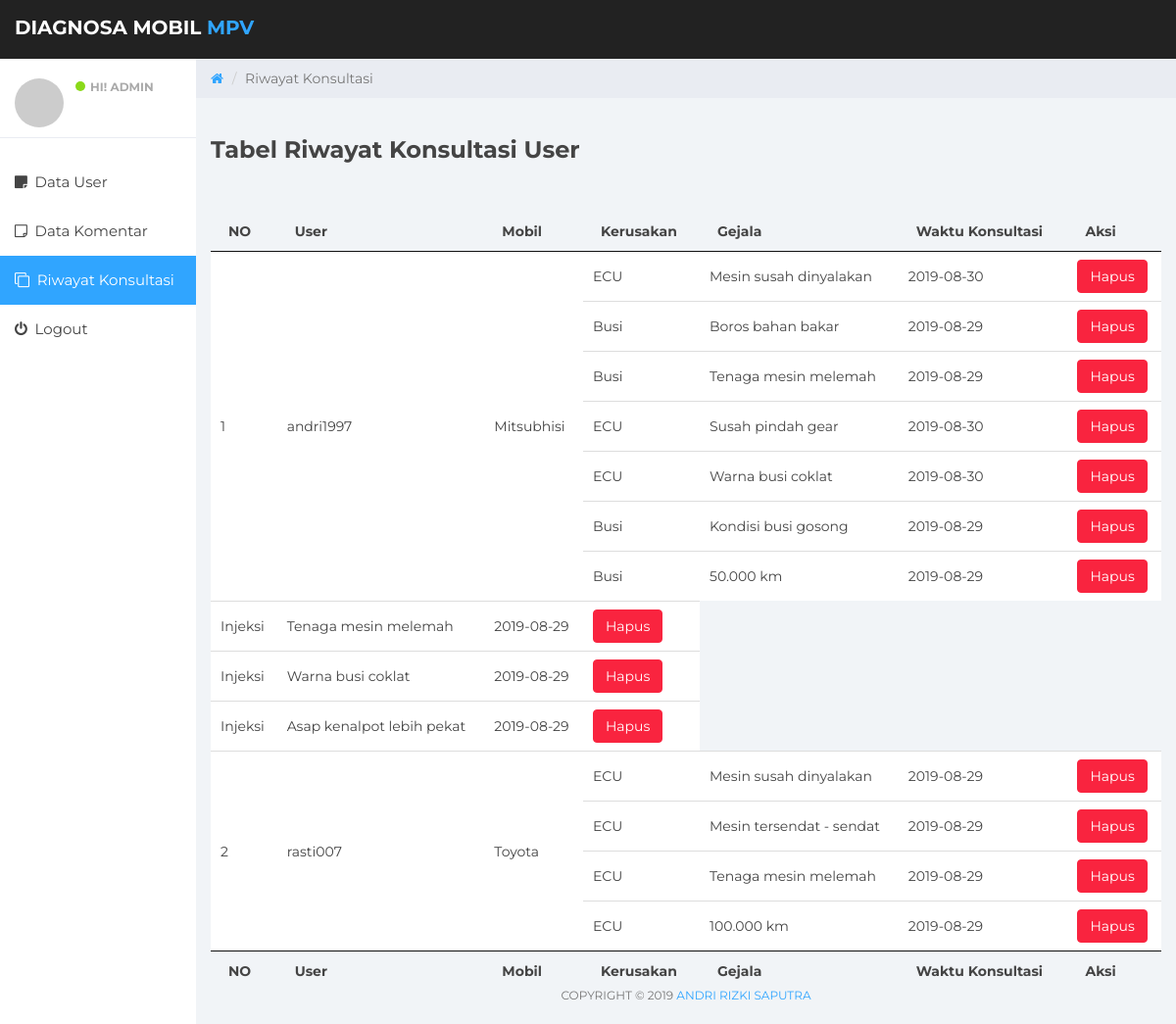
Screenshot of /admin/riwayat_kerusakan_pengguna.php with the database file from the repository.
### tables this page shows
CREATE TABLE `kerusakan` (
  `no` int(5) NOT NULL,
  `kode_k` varchar(10) NOT NULL,
  `kerusakan` text NOT NULL
);

CREATE TABLE `user` (
  `no` int(5) NOT NULL,
  `username` varchar(20) NOT NULL,
  `nama` varchar(30) NOT NULL,
  `merk` varchar(10) NOT NULL,
  `status` varchar(2) NOT NULL,
  `password` text NOT NULL
);

CREATE TABLE `gejala` (
  `no` int(5) NOT NULL,
  `kode_g` varchar(10) NOT NULL,
  `gejala` text NOT NULL
);

CREATE TABLE `riwayat_konsultasi` (
  `no` int(10) NOT NULL,
  `username` varchar(10) NOT NULL,
  `kode_g` varchar(10) NOT NULL,
  `kode_k` varchar(10) NOT NULL,
  `waktu_riwayat` date NOT NULL
);

### proses/koneksi.php (called while the page is built, shortened)
<?php
class Database
{
	var $host = "localhost";
	var $uname = "root";
	var $pass = "";
	var $db = "db_kerusakan";
	function __construct()
	{
		$this->db = mysqli_connect($this->host, $this->uname, $this->pass, $this->db);
	}
	public function tampil_riwayat()
	{
		$query = mysqli_query($this->db, "SELECT * FROM kerusakan b, riwayat_konsultasi c, user d, gejala e WHERE b.kode_k = c.kode_k AND e.kode_g = c.kode_g AND d.username = c.username ORDER BY c.username ASC");
		$data = array();
		while ($x = mysqli_fetch_array($query)) {
			$data[] = $x;
		}
		return $data;
	}
}
  ?>

### admin/riwayat_kerusakan_pengguna.php (the view, shortened to what this page needs)
<?php
if (empty($_SESSION['username']) || $_SESSION['status'] == '2' AND $_SESSION['status'] == '3'){
    echo "<script>alert('Login terlebih dahulu.'); window.location = '../login.php'</script>";
}else
require '../proses/koneksi.php';
$db = new Database();
$riwayat = $db->tampil_riwayat();
$tampil_user = $db->tampil_user();
foreach ($tampil_user as $key => $value) {
  foreach ($riwayat as $key => $value1) {
    if ($value['username'] == $value1['username']) {
      $username[] = $value1['username'];
      break;
    }
  }
}
$no = 0;
$cek = 0;
foreach ($tampil_user as $key => $value) {
  foreach ($riwayat as $key => $value1) {
    if ($value['username'] == $value1['username']) {
      $cek = $cek + 1;
    }
  }
  $total1[$no] = $cek;
  $cek = 0;
  $no++;
}
$no = 0;
for ($i=0; $i < count($total1); $i++) {
    if ($total1[$i] != 0) {
        $total[$no] = $total1[$i];
        $no++;
    }
}
 ?>
<!DOCTYPE html>
<html>
<head>
  <link href="../tampilan/css/bootstrap.min.css" rel="stylesheet">
  <link href="../tampilan/css/font-awesome.min.css" rel="stylesheet">
  <link href="../tampilan/css/datepicker3.css" rel="stylesheet">
  <link href="../tampilan/css/styles.css" rel="stylesheet">
  <link href="../tampilan/tables/jquery.dataTables.min.css" rel="stylesheet">
</head>
<body>
<nav class="navbar navbar-custom navbar-fixed-top" role="navigation">
    <div class="container-fluid">
      <div class="navbar-header">
        <a class="navbar-brand" href="#"><b>Diagnosa Mobil <span>MPV</span></a></b>
      </div>
    </div>
  </nav>
  <div id="sidebar-collapse" class="col-sm-3 col-lg-2 sidebar">
    <div class="profile-sidebar">
      <div class="profile-userpic">
        <img src="http://placehold.it/50/30a5ff/fff" class="img-responsive" alt="">
      </div>
      <div class="profile-usertitle">
        <div class="profile-usertitle-status"><span class="indicator label-success"></span><b>HI! Admin</b></div>
      </div>
    </div>
    <ul class="nav menu">
      <li><a href="data_user.php"><em class="fa fa-sticky-note">&nbsp;</em> Data User</a></li>
      <li><a href="data_komentar.php"><em class="fa fa-sticky-note-o">&nbsp;</em> Data Komentar</a></li>
      <li class="active"><a href="riwayat_kerusakan_pengguna.php"><em class="fa fa-clone">&nbsp;</em> Riwayat Konsultasi</a></li>
      <li><a href="../proses/proses.php?&logout"><em class="fa fa-power-off">&nbsp;</em> Logout</a></li>
    </ul>
  </div>
  <div class="col-sm-9 col-sm-offset-3 col-lg-10 col-lg-offset-2 main">
    <div class="row">
      <ol class="breadcrumb">
        <li><a href="http://localhost/sistem_pakar/pakar/data.php">
          <em class="fa fa-home"></em>
        </a></li>
        <li class="active">Riwayat Konsultasi</li>
      </ol>
    </div>
    <div>
        <br>
        <h3><b>Tabel Riwayat Konsultasi User</b></h3>
        <br><br>
        <table id="gejala" class="display nowrap" style="width:100%">
        <thead>
          <tr>
            <th>NO</th>
            <th>User</th>
            <th>Mobil</th>
            <th>Kerusakan</th>
            <th>Gejala</th>
            <th>Waktu Konsultasi</th>
            <th>Aksi</th>
          </tr>
        </thead>
        <tbody>
          <?php $i = 0; $no = 0; $no1 = 0;
          foreach ($riwayat as $key => $value) {?>
            <tr>
              <?php if ($value['username'] == @$username[$no]) {
              $i++;?>
              <td rowspan="<?php echo $total[$no] ?>"><?php echo $no+1; ?></td>
              <td rowspan="<?php echo $total[$no] ?>"><?php echo $username[$no]; ?></td>
              <td rowspan="<?php echo $total[$no] ?>"><?php echo $value['merk']; ?></td>
              <?php $no++;}?>
              <td><?php echo $value['kerusakan']; ?></td>
              <td><?php echo $value['gejala']; ?></td>
              <td><?php echo $value['waktu_riwayat']; ?></td>
              <td><a class="btn btn-danger" href="../proses/proses.php?no=<?php echo $value['no'] ?>&hapus_riwayat_konsultasi">Hapus</a></td>
            </tr>
          <?php $i++;} ?>
        </tbody>
        <tfoot>
          <tr>
            <th>NO</th>
            <th>User</th>
            <th>Mobil</th>
            <th>Kerusakan</th>
            <th>Gejala</th>
            <th>Waktu Konsultasi</th>
            <th>Aksi</th>
          </tr>
        </tfoot>
        </table>
    </div>
    <div class="col-sm-12">
        <p class="back-link">Copyright © 2019 <a href="http://localhost/sistem_pakar/pakar/data_kerusakan.php">Andri Rizki Saputra</a></p>
    </div>
  </div>
</body>
</html>

### tampilan/css/styles.css (style rules this page uses)
body { background: #f1f4f7; padding-top: 60px; font-size: 14px; color: #444444; font-family: "Montserrat", "Helvetica Neue", Helvetica, Arial, sans-serif; }
p { color: #777; }
a, a:hover, a:focus { color: #30a5ff; }
h1, h2, h3, h4, h5, h6 { color: #444444; }
h3, h4 { font-weight: 300; }
.navbar-custom { background: #222; height: 60px; }
.navbar-header .navbar-brand { color: #fff; font-size: 20px; text-transform: uppercase; font-weight: 500; height: 60px; padding-top: 18px; }
.navbar-header .navbar-brand span { color: #30a5ff; }
.btn-danger, .btn-danger:hover, .btn-danger:focus, .btn-danger:active, .btn-danger.active, .open > .dropdown-toggle.btn-danger, .btn-danger.disabled, .btn-danger[disabled], fieldset[disabled] .btn-danger, .btn-danger.disabled:hover, .btn-danger[disabled]:hover, fieldset[disabled] .btn-danger:hover, .btn-danger.disabled:focus, .btn-danger[disabled]:focus, fieldset[disabled] .btn-danger:focus, .btn-danger.disabled:active, .btn-danger[disabled]:active, fieldset[disabled] .btn-danger:active, .btn-danger.disabled.active, .btn-danger[disabled].active, fieldset[disabled] .btn-danger.active { background-color: #f9243f; border-color: #f9243f; }
.label-success { background-color: #8ad919; }
.navbar { border: 0; }
.sidebar { display: block; padding: 0; display: none; box-shadow: none; background: #fff; }
.sidebar ul { margin: 20px 0px; }
@media (min-width: 768px) { .sidebar { display: block; position: fixed; top: 60px; bottom: 0; left: 0; z-index: 1000; display: block; margin: 0; padding: 0; overflow-x: hidden; overflow-y: auto; } }
@media (min-width: 768px) { .navbar-header { width: 100%; } }
.sidebar ul.nav .active a, .sidebar ul.nav li.parent a.active, .sidebar ul.nav .active > a:hover, .sidebar ul.nav li.parent a.active:hover, .sidebar ul.nav .active > a:focus, .sidebar ul.nav li.parent a.active:focus { color: #fff; background-color: #30a5ff; }
.sidebar ul.nav li a { height: 50px; font-size: 15px; line-height: 2em; color: #444444; }
.profile-sidebar { padding: 10px 0; border-bottom: 1px solid #e9ecf2; }
.indicator { width: 10px; height: 10px; display: inline-block; border-radius: 9999px; margin-right: 5px; }
.profile-userpic img { float: left; margin: 10px 0px 0px 15px; width: 50px; height: 50px; border-radius: 9999px !important; }
.profile-usertitle { float: left; text-align: left; margin: 10px 0 0 12px; }
.profile-usertitle-status { text-transform: uppercase; color: #AAA; font-size: 12px; font-weight: 600; margin-bottom: 15px; }
.breadcrumb { border-radius: 0; padding: 10px 15px 10px 15px; background: #e9ecf2; margin: 0; }
p.back-link { text-align: center; margin-bottom: 20px; font-size: 12px; text-transform: uppercase; }

### rows the page displays
kerusakan: no "andri1997", user.merk "Mitsubhisi", kerusakan "ECU", gejala.gejala "Mesin susah dinyalakan", riwayat_konsultasi.waktu_riwayat "2019-08-30", gejala.gejala "Susah pindah gear", gejala.gejala "Warna busi coklat", no "rasti007", user.merk "Toyota", riwayat_konsultasi.waktu_riwayat "2019-08-29", gejala.gejala "Mesin tersendat - sendat", gejala.gejala "Tenaga mesin melemah", gejala.gejala "100.000 km"
kerusakan: kerusakan "Busi", gejala.gejala "Boros bahan bakar", riwayat_konsultasi.waktu_riwayat "2019-08-29", gejala.gejala "Tenaga mesin melemah", gejala.gejala "Kondisi busi gosong", gejala.gejala "50.000 km"
kerusakan: kerusakan "Injeksi", gejala.gejala "Tenaga mesin melemah", riwayat_konsultasi.waktu_riwayat "2019-08-29", gejala.gejala "Warna busi coklat", gejala.gejala "Asap kenalpot lebih pekat"
